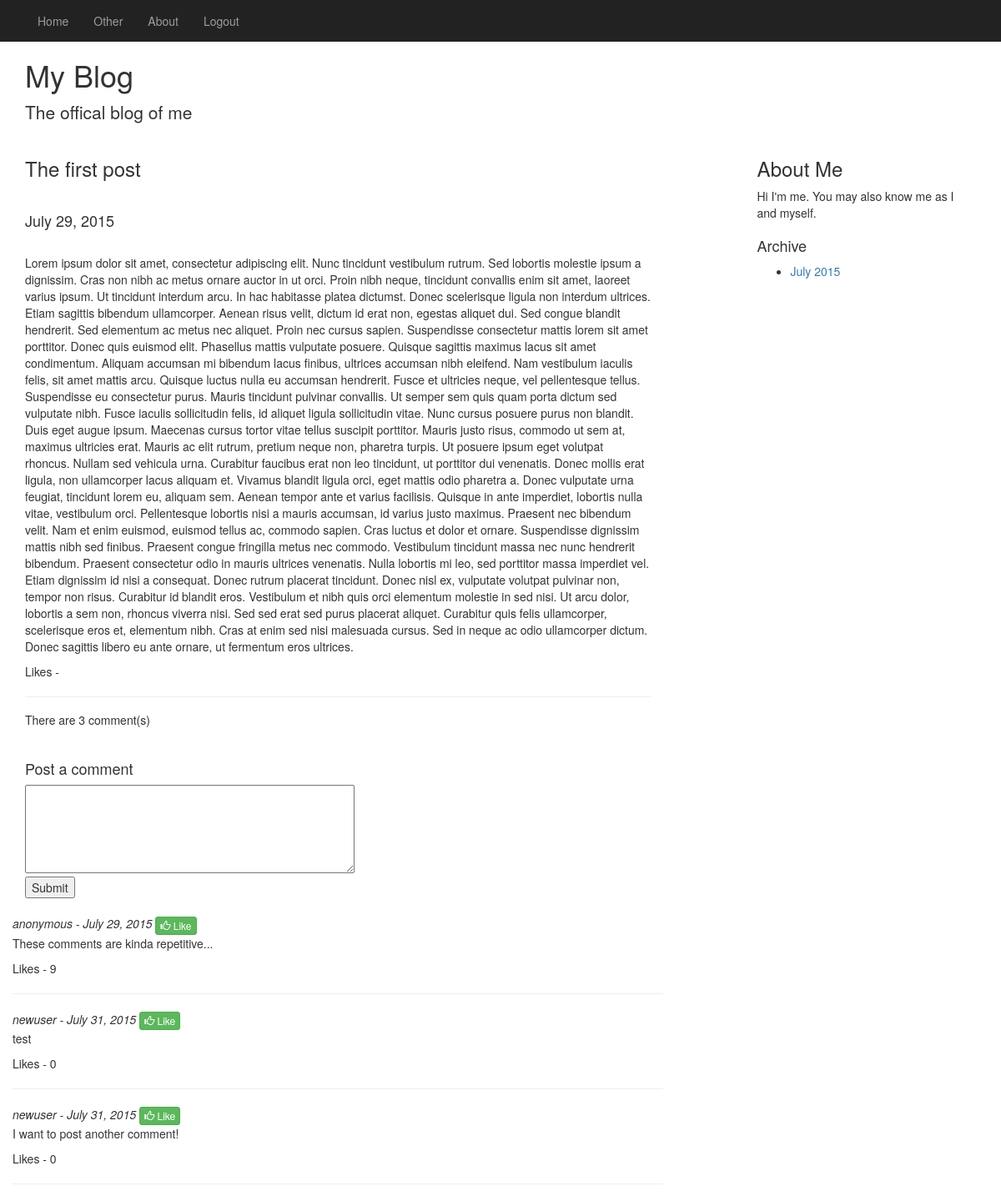
The app's page /blog/post/the-first-post/ (signed in), older data.
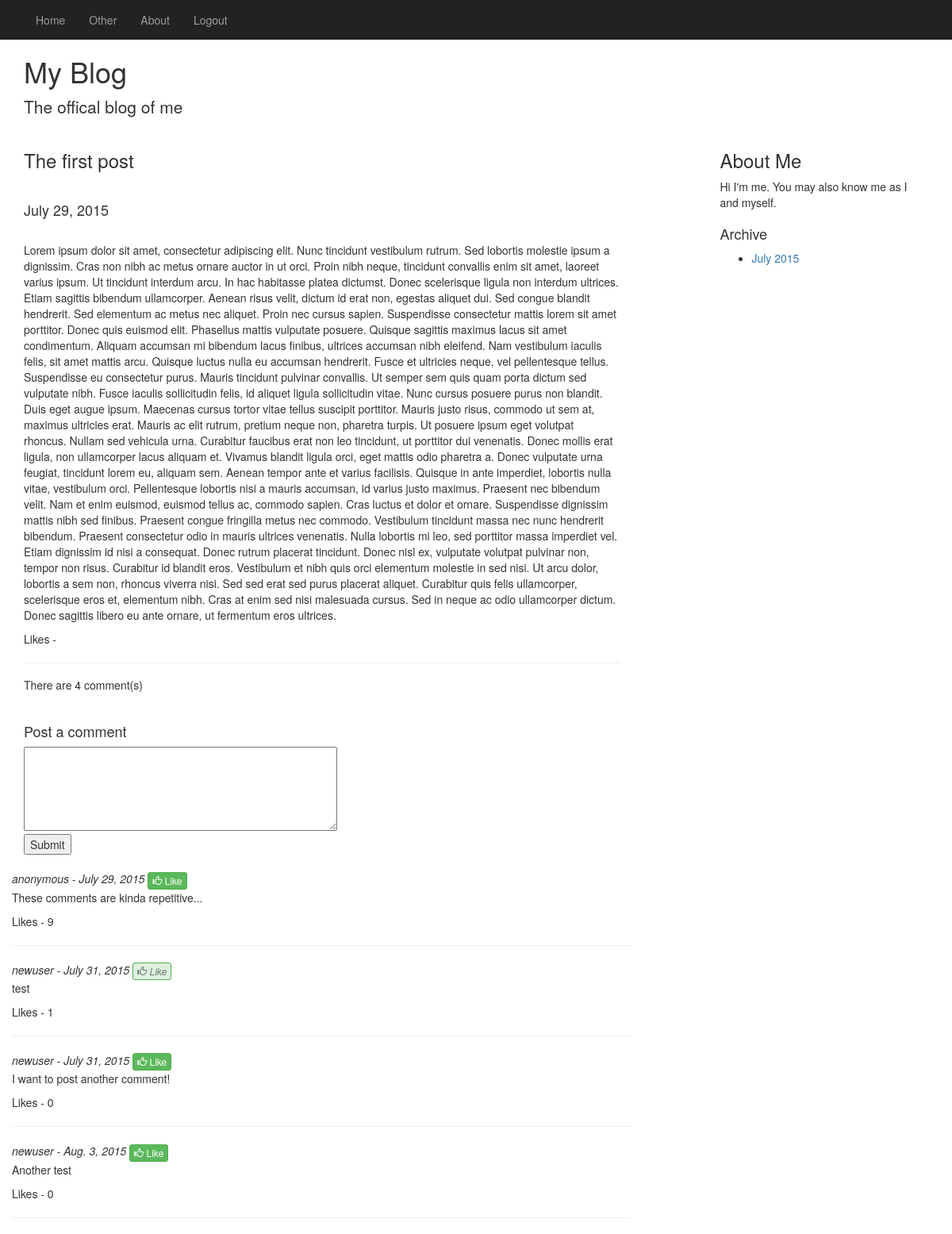
The same page, newer data.
### blog/models.py (models this page shows, shortened)
class Comment(models.Model):
    parent = models.ForeignKey(BlogPost)
    author = models.CharField(max_length=64)
    pubDate = models.DateField()
    body = models.TextField()
    likes = models.IntegerField(default=0)

### blog/views.py (the view)
# urls.py: url(r'^post/(?P<blog_post_slug>[\w\-]+)/$', views.blogPost, name='post'),
def blogPost(request, blog_post_slug):
    context_dict = {}
    try:
        post = BlogPost.objects.get(slug=blog_post_slug)
        comments = Comment.objects.filter(parent=post)
        context_dict['post'] = post
        context_dict['comments'] = comments
        context_dict['num_comments'] = len(comments)
    except BlogPost.DoesNotExist:
        pass
    return render(request, 'blog/post.html', context_dict)

### blog/templatetags/blog_extras.py (called while the page is built)
@register.inclusion_tag('blog/comment_template.html')
def generate_comments(comment, user):
    isLiked = UserLikes.objects.get_or_create(user=user, comment=comment)[0]
    if isLiked.liked:
        btn_classes = "btn btn-success btn-xs likebtn liked"
    else:
        btn_classes = "btn btn-success btn-xs likebtn"
    context_dict = {"classes": btn_classes, "comment": comment}
    return context_dict

@register.inclusion_tag('blog/archive_template.html')
def print_dates():
    dates = []
    slugs = []
    posts = BlogPost.objects.all().order_by('-pubDate')
    for post in posts:
        date = post.pubDate.strftime("%B %Y")
        if date not in dates:
            dates.append(date)
    context_dict = {"dates": dates, "slugs": slugs}
    return context_dict

### templates/blog/post.html (shortened to what this page needs)
{% extends "blog/base.html" %}
{% load staticfiles %}
{% load blog_extras %}
{% if post %}
    {% block body_block %}
        <h3>{{ post.title }}</h3>
        <br/>
        <h4>{{ post.pubDate }}</h4>
        <br/>
        <p>{{ post.body }}</p>
        <p>Likes - {{ post.likes }}</p>
        <hr/>
        <h5>There are <span id="num">{{ num_comments }}</span> comment(s)</h5>
        <br/>
        {% if user.is_authenticated %}
            <h4>Post a comment</h4>
            <form id="comment_form" method="" action="">
            <textarea id="comment_area" name="comment_area" rows="5" cols="50"></textarea>
                <br/>
                <input type="submit" name="submit" value="Submit"/>
            </form>
        {% else %}
            <h4>Log in to post a comment</h4>
        {% endif %}
        <br/>
        {% if comments %}
            <div class="row" id="comments">
            {% for c in comments %}
                {% generate_comments c user %}
            {% endfor %}
            </div>
        {% endif %}
    {% endblock %}
{% else %}
    <h1><strong>No blog post found by that name</strong></h1>
{% endif %}

### templates/blog/comment_template.html
<div class="comment">
    <em>{{ comment.author }} - {{ comment.pubDate }}</em>
    <button id="{{ comment.pk }}" role="button" class="{{ classes }}" type="button">
    <span class="glyphicon glyphicon-thumbs-up"></span>
    Like
    </button>
    <br/>
    <p>{{ comment.body }}</p>
    <p>Likes - <span id="{{ comment.pk }}_likes">{{ comment.likes }}</span></p>
    <hr/>
</div>

Row changes from the older to the newer data that the page shows:
changed Comment "test": likes "0" → "1"
added Comment: author "newuser", pubDate "Aug. 3, 2015", body "Another test", likes "0"
Text that changed along with them:
{{ num_comments }}: "3" → "4"
